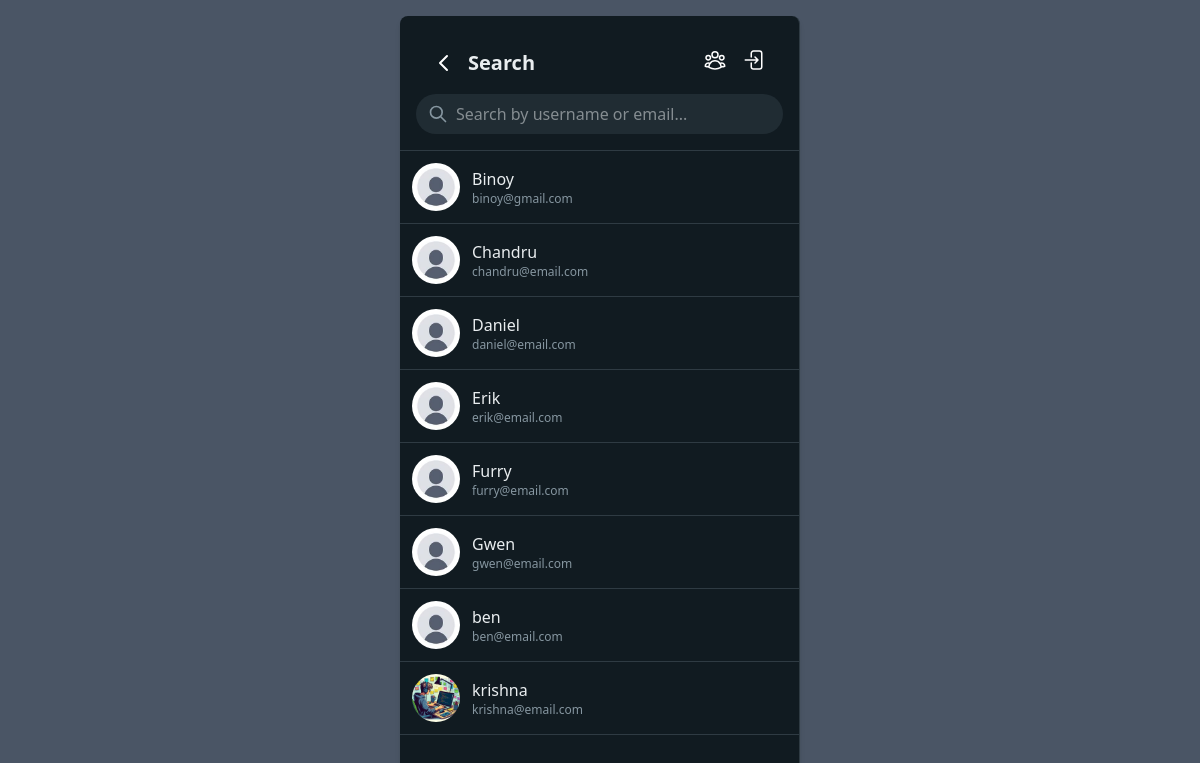
/chat/search-users/ (signed in), run on the app's committed database.
### userauths/models.py (models this page shows, shortened)
class CustomUser(AbstractUser):
    username = models.CharField(
        max_length=20,
        unique=True,
        blank=False,
        validators=[
            RegexValidator(
                regex='^[a-zA-Z0-9_]+$',
                message='Username can only contain letters, numbers, and underscores',
                code='invalid_username'
            )
        ],
        help_text='Required 20 characters or fewer. Letters, digits and _ only.'
    )
    email = models.EmailField(
        unique=True,
        blank=False,
        help_text='Required. Must be a valid email address.'
    )
    bio = models.TextField(
        max_length=500,  # Increased from 100
        blank=True,  # Changed from False
        help_text='Tell us about yourself (500 characters max)'
    )
    avatar = models.ImageField(
        upload_to=userDirectoryPath,
        default='default.jpg',
        help_text='Profile picture (300x300 recommended)'
    )
    website = models.URLField(
        blank=True,
        default='',
        help_text='Your personal website'
    )
    facebook = models.URLField(
        blank=True,
        default='',
        help_text='Your Facebook profile URL'
    )
    instagram = models.URLField(  # Fixed typo from 'instagran'
        blank=True,
        default='',
        help_text='Your Instagram profile URL'
    )
    twitter = models.URLField(
        blank=True,
        default='',
        help_text='Your Twitter profile URL'
    )
    is_verified = models.BooleanField(
        default=False,
        help_text='Designates whether the user has verified their email'
    )
    last_activity = models.DateTimeField(
        auto_now=True,
        help_text='Last time the user was active'
    )
    USERNAME_FIELD = 'email'
    REQUIRED_FIELDS = ['username']  # Email is already required by default
    class Meta:
        verbose_name = 'User'
        verbose_name_plural = 'Users'
        ordering = ['-date_joined']

### chat/views.py (the view)
# urls.py: path('search-users/', SearchUsersView.as_view(), name='search-users'),
class SearchUsersView(LoginRequiredMixin, View):
    login_url = '/'  # Redirect URL if not authenticated
    redirect_field_name = 'next'  # Default (optional)
    def get(self, request):
        try:
            searched_users = CustomUser.objects.exclude(
                id=request.user.id
            ).order_by('username')[:20]  # Limit to 20 random users
        except Exception as e:
            messages.error(request, f"{str(e)}")
        return render(request, 'chat/search_users.html', {
            'searched_users': searched_users
        })

### templates/chat/search_users.html (shortened to what this page needs)
{% extends "chat/base.html" %}
{% block content %}
  <div class="flex justify-center my-4">
    <div class="relative w-[90%] max-w-[400px] min-w-[300px] border-r border-[#2F3B43] bg-[#111B21] rounded-lg shadow-md">
      <div class="p-4 border-b border-[#2F3B43]">
        <div class="flex justify-between items-center p-4">
          <div class="flex items-center space-x-3">
            <a href="{% url 'conversations-list' %}" class="text-white" title="Back">
              <svg class="w-6 h-6" fill="none" stroke="currentColor" viewBox="0 0 24 24">
                <path stroke-linecap="round" stroke-linejoin="round" stroke-width="2" d="M15 19l-7-7 7-7"></path>
              </svg>
            </a>
            <h2 class="text-xl font-semibold text-[#E9EDEF]">Search</h2>
          </div>
          <div class="flex items-center gap-4">
            <form method="get" action="{% url 'groups' %}">
              <button type="submit" class="text-[#fff] hover:text-[#d1d5db] transition-colors cursor-pointer" title="Groups">
              </button>
            </form>
            <form method="post" action="{% url 'logout' %}">
              <button type="submit" class="text-[#fff] hover:text-[#d1d5db] transition-colors cursor-pointer" title="Logout">
              </button>
            </form>
          </div>
        </div>
        <div class="relative">
          <input
            type="text"
            id="user-search"
            name="search"
            placeholder="Search by username or email..."
            class="w-full bg-[#202C33] text-[#E9EDEF] rounded-full py-2 px-4 pl-10 focus:outline-none focus:ring-1 focus:ring-[#005C4B]"
            autocomplete="off"
          />
          <svg
            xmlns="http://www.w3.org/2000/svg"
            class="h-5 w-5 text-[#8696A0] absolute left-3 top-2.5"
            fill="none"
            viewBox="0 0 24 24"
            stroke="currentColor"
          >
            <path
              stroke-linecap="round"
              stroke-linejoin="round"
              stroke-width="2"
              d="M21 21l-6-6m2-5a7 7 0 11-14 0 7 7 0 0114 0z"
            />
          </svg>
        </div>
      </div>
      <ul class="overflow-y-auto h-[calc(100vh-65px)]">
        {% for user in searched_users %}
          <li class="border-b border-[#2F3B43] user-item">
            <a
              href="{% url 'conversation' user.id %}"
              class="block hover:bg-[#202C33] transition-colors duration-200 p-3"
            >
              <div class="flex justify-between items-center">
                <div class="flex items-center space-x-3 min-w-0">
                  <div class="relative flex-shrink-0">
                    <img
                      src="{{ user.avatar.url|default:'/media/default.jpg' }}"
                      alt="{{ user.username }}"
                      class="w-12 h-12 rounded-full object-cover"
                      loading="lazy"
                      width="48"
                      height="48"
                      onerror="this.src='/static/images/default-avatar.jpg'"
                    />
                  </div>
                  <div class="min-w-0">
                    <p class="font-medium text-[#E9EDEF] truncate username">
                      {{ user.username }}
                    </p>
                    {% if user.email %}
                      <p class="text-xs text-[#8696A0] truncate email">
                        {{ user.email }}
                      </p>
                    {% endif %}
                  </div>
                </div>
              </div>
            </a>
          </li>
        {% empty %}
          <li class="text-center py-8 text-[#8696A0]">No users yet</li>
        {% endfor %}
      </ul>
    </div>
  </div>
{% endblock content %}

### data on the page
CustomUser: avatar (placeholder picture), username "Binoy", email "binoy@gmail.com"
CustomUser: avatar (placeholder picture), username "Chandru", email "chandru@email.com"
CustomUser: avatar (placeholder picture), username "Daniel", email "daniel@email.com"
CustomUser: avatar (placeholder picture), username "Erik", email "erik@email.com"
CustomUser: avatar (placeholder picture), username "Furry", email "furry@email.com"
CustomUser: avatar (placeholder picture), username "Gwen", email "gwen@email.com"
CustomUser: avatar (placeholder picture), username "ben", email "ben@email.com"
CustomUser: avatar (placeholder picture), username "krishna", email "krishna@email.com"
